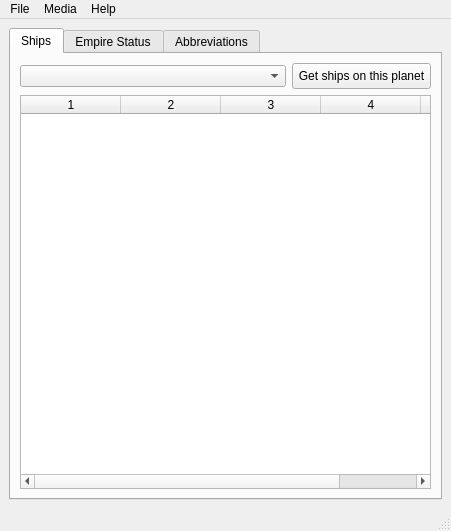
<?xml version="1.0" encoding="UTF-8"?>
<ui version="4.0">
 <class>MainWindow</class>
 <widget class="QMainWindow" name="MainWindow">
  <property name="geometry">
   <rect>
    <x>0</x>
    <y>0</y>
    <width>451</width>
    <height>531</height>
   </rect>
  </property>
  <property name="sizePolicy">
   <sizepolicy hsizetype="MinimumExpanding" vsizetype="Preferred">
    <horstretch>0</horstretch>
    <verstretch>0</verstretch>
   </sizepolicy>
  </property>
  <property name="focusPolicy">
   <enum>Qt::TabFocus</enum>
  </property>
  <property name="windowTitle">
   <string>MainWindow</string>
  </property>
  <property name="styleSheet">
   <string notr="true">QPushButton {
   padding: 5px;
}
QPushButton:focus {
    /* border: 1px dotted black; */
}</string>
  </property>
  <widget class="QWidget" name="centralwidget">
   <layout class="QHBoxLayout" name="horizontalLayout_2">
    <item>
     <layout class="QVBoxLayout" name="verticalLayout">
      <item>
       <widget class="QTabWidget" name="tabWidget">
        <property name="focusPolicy">
         <enum>Qt::ClickFocus</enum>
        </property>
        <property name="currentIndex">
         <number>0</number>
        </property>
        <widget class="QWidget" name="tab_ships">
         <attribute name="title">
          <string>Ships</string>
         </attribute>
         <layout class="QVBoxLayout" name="verticalLayout_6">
          <item>
           <layout class="QVBoxLayout" name="verticalLayout_4">
            <item>
             <layout class="QHBoxLayout" name="horizontalLayout">
              <item>
               <widget class="QComboBox" name="cmb_planets">
                <property name="sizePolicy">
                 <sizepolicy hsizetype="MinimumExpanding" vsizetype="Fixed">
                  <horstretch>0</horstretch>
                  <verstretch>0</verstretch>
                 </sizepolicy>
                </property>
               </widget>
              </item>
              <item>
               <widget class="QPushButton" name="btn_get_ships">
                <property name="text">
                 <string>Get ships on this planet</string>
                </property>
               </widget>
              </item>
             </layout>
            </item>
            <item>
             <widget class="QTableWidget" name="tbl_ships">
              <property name="alternatingRowColors">
               <bool>true</bool>
              </property>
              <property name="sortingEnabled">
               <bool>false</bool>
              </property>
              <property name="columnCount">
               <number>5</number>
              </property>
              <column/>
              <column/>
              <column/>
              <column/>
              <column/>
             </widget>
            </item>
           </layout>
          </item>
         </layout>
        </widget>
        <widget class="QWidget" name="tab_status">
         <attribute name="title">
          <string>Empire Status</string>
         </attribute>
         <layout class="QVBoxLayout" name="verticalLayout_7">
          <item>
           <layout class="QVBoxLayout" name="verticalLayout_3">
            <item>
             <widget class="QPushButton" name="btn_get_empire_status">
              <property name="sizePolicy">
               <sizepolicy hsizetype="Minimum" vsizetype="Maximum">
                <horstretch>0</horstretch>
                <verstretch>0</verstretch>
               </sizepolicy>
              </property>
              <property name="text">
               <string>Get Empire Status</string>
              </property>
             </widget>
            </item>
            <item>
             <widget class="QPlainTextEdit" name="txt_status">
              <property name="focusPolicy">
               <enum>Qt::ClickFocus</enum>
              </property>
              <property name="tabChangesFocus">
               <bool>false</bool>
              </property>
             </widget>
            </item>
           </layout>
          </item>
         </layout>
        </widget>
        <widget class="QWidget" name="tab_abbrv">
         <attribute name="title">
          <string>Abbreviations</string>
         </attribute>
         <layout class="QVBoxLayout" name="verticalLayout_5">
          <item>
           <layout class="QVBoxLayout" name="verticalLayout_2">
            <item>
             <widget class="QTableWidget" name="tbl_abbrv">
              <property name="sizePolicy">
               <sizepolicy hsizetype="Expanding" vsizetype="Expanding">
                <horstretch>0</horstretch>
                <verstretch>0</verstretch>
               </sizepolicy>
              </property>
              <property name="alternatingRowColors">
               <bool>true</bool>
              </property>
              <property name="sortingEnabled">
               <bool>true</bool>
              </property>
              <property name="columnCount">
               <number>2</number>
              </property>
              <column/>
              <column/>
             </widget>
            </item>
           </layout>
          </item>
         </layout>
        </widget>
       </widget>
      </item>
     </layout>
    </item>
   </layout>
  </widget>
  <widget class="QMenuBar" name="menubar">
   <property name="geometry">
    <rect>
     <x>0</x>
     <y>0</y>
     <width>451</width>
     <height>25</height>
    </rect>
   </property>
   <property name="mouseTracking">
    <bool>true</bool>
   </property>
   <property name="acceptDrops">
    <bool>false</bool>
   </property>
   <widget class="QMenu" name="menuFile">
    <property name="mouseTracking">
     <bool>true</bool>
    </property>
    <property name="acceptDrops">
     <bool>true</bool>
    </property>
    <property name="title">
     <string>File</string>
    </property>
    <addaction name="actionQuit"/>
    <addaction name="separator"/>
    <addaction name="actionChose_Config_File"/>
    <addaction name="actionChose_Config_Section"/>
    <addaction name="actionConfig_File_Status"/>
    <addaction name="separator"/>
    <addaction name="actionLog_In"/>
    <addaction name="actionLog_Out"/>
    <addaction name="separator"/>
    <addaction name="actionTest"/>
   </widget>
   <widget class="QMenu" name="menuHelp">
    <property name="title">
     <string>Help</string>
    </property>
    <addaction name="actionAbout"/>
    <addaction name="actionClear_All_Caches"/>
   </widget>
   <widget class="QMenu" name="menuMedia">
    <property name="title">
     <string>Media</string>
    </property>
    <addaction name="actionMute"/>
    <addaction name="actionUnmute"/>
   </widget>
   <addaction name="menuFile"/>
   <addaction name="menuMedia"/>
   <addaction name="menuHelp"/>
  </widget>
  <widget class="QStatusBar" name="statusbar">
   <property name="cursor">
    <cursorShape>ArrowCursor</cursorShape>
   </property>
   <property name="toolTip">
    <string>status tt</string>
   </property>
   <property name="statusTip">
    <string>status st</string>
   </property>
   <property name="whatsThis">
    <string/>
   </property>
   <property name="sizeGripEnabled">
    <bool>true</bool>
   </property>
  </widget>
  <action name="actionQuit">
   <property name="text">
    <string>Quit</string>
   </property>
  </action>
  <action name="actionChose_Config_File">
   <property name="text">
    <string>Chose Config File</string>
   </property>
   <property name="statusTip">
    <string>Select a non-default config file</string>
   </property>
  </action>
  <action name="actionChose_Config_Section">
   <property name="text">
    <string>Chose Config Section</string>
   </property>
   <property name="statusTip">
    <string>Log in using a different account</string>
   </property>
  </action>
  <action name="actionTest">
   <property name="text">
    <string>Test</string>
   </property>
   <property name="statusTip">
    <string>Whoops.  I should have removed this.</string>
   </property>
  </action>
  <action name="actionLog_In">
   <property name="text">
    <string>Log In</string>
   </property>
  </action>
  <action name="actionConfig_File_Status">
   <property name="text">
    <string>Connection Status</string>
   </property>
   <property name="statusTip">
    <string/>
   </property>
  </action>
  <action name="actionAbout">
   <property name="text">
    <string>About</string>
   </property>
   <property name="statusTip">
    <string>App details and version information</string>
   </property>
  </action>
  <action name="actionLog_Out">
   <property name="text">
    <string>Log Out</string>
   </property>
  </action>
  <action name="actionClear_All_Caches">
   <property name="text">
    <string>Clear All Caches</string>
   </property>
   <property name="toolTip">
    <string>Click if you're getting old data.</string>
   </property>
   <property name="statusTip">
    <string>Click if you're getting old data.</string>
   </property>
  </action>
  <action name="actionMute">
   <property name="text">
    <string>Mute</string>
   </property>
  </action>
  <action name="actionUnmute">
   <property name="text">
    <string>Unmute</string>
   </property>
  </action>
 </widget>
 <tabstops>
  <tabstop>btn_get_empire_status</tabstop>
 </tabstops>
 <resources/>
 <connections>
  <connection>
   <sender>actionQuit</sender>
   <signal>activated()</signal>
   <receiver>MainWindow</receiver>
   <slot>close()</slot>
   <hints>
    <hint type="sourcelabel">
     <x>-1</x>
     <y>-1</y>
    </hint>
    <hint type="destinationlabel">
     <x>225</x>
     <y>263</y>
    </hint>
   </hints>
  </connection>
  <connection>
   <sender>MainWindow</sender>
   <signal>destroyed()</signal>
   <receiver>MainWindow</receiver>
   <slot>close()</slot>
   <hints>
    <hint type="sourcelabel">
     <x>225</x>
     <y>265</y>
    </hint>
    <hint type="destinationlabel">
     <x>225</x>
     <y>265</y>
    </hint>
   </hints>
  </connection>
 </connections>
</ui>
